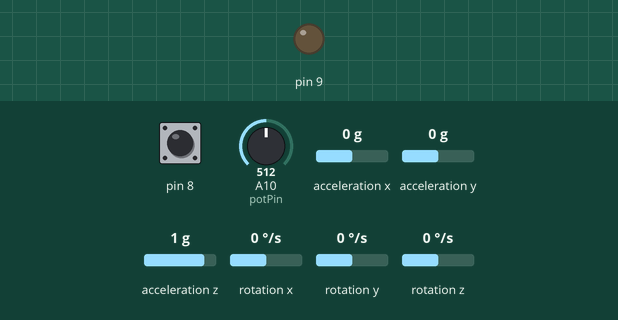
Recording of a sketch running on a simulated Arduino Leonardo, built with avr-gcc and run on an emulated ATmega32U4. Parts: output pins drawn as LEDs (lit = HIGH). The test bench sets the inputs (shaded band); at power-on: acceleration x 0 g, pin 8 HIGH, A10 (potPin) = 512, acceleration y 0 g, acceleration z 1 g, rotation x 0 °/s, rotation y 0 °/s, rotation z 0 °/s. USB keyboard and mouse output is not drawn.

Above: at 1.2 s.
1.3 s: acceleration x set to -1.4 g
At 1.7 s:
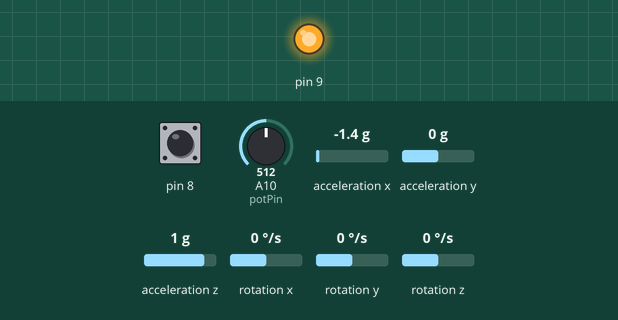
Timing chart, 0 to 4.3 s (numbered marks = the images above; inputs shaded):
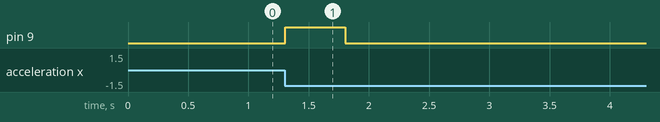

The sketch:

als_actuator.ino
```cpp
#include "elapsedMillis.h"
#include "RunningMedian.h"
#include "Wire.h"
#include "SFE_MMA8452Q.h"
#include "Keyboard.h"

int potPin = A10;
int ledPin = A9;
int enabledPin = A8;
int tolerance = 0;
int val = 0;
bool blocked = false;
bool pressed = false;
MMA8452Q acelerometro(0x1C);
RunningMedian samplesx = RunningMedian(15);
RunningMedian samplesy = RunningMedian(15);
RunningMedian samplesz = RunningMedian(15);
elapsedMillis timeElapsed;

void setup()
{
    pinMode(ledPin, OUTPUT);
    pinMode(enabledPin, INPUT_PULLUP);
    digitalWrite(ledPin, LOW);
    acelerometro.init();
    Keyboard.begin();
}

void loop()
{
    bool enabled = digitalRead(enabledPin);
    if (enabled) {
        val = analogRead(potPin); // read the value from the sensor
        tolerance = val;
        if (acelerometro.available()) {
            acelerometro.read();
            samplesx.add(acelerometro.x);
            samplesy.add(acelerometro.y);
            samplesz.add(acelerometro.z);
            if (!blocked) {
                bool tmpx = (acelerometro.x > (samplesx.getAverage() + tolerance)) || (acelerometro.x < (samplesx.getAverage() - tolerance));
                bool tmpy = (acelerometro.y > (samplesy.getAverage() + tolerance)) || (acelerometro.y < (samplesy.getAverage() - tolerance));
                bool tmpz = (acelerometro.z > (samplesz.getAverage() + tolerance)) || (acelerometro.z < (samplesz.getAverage() - tolerance));
                if (tmpx || tmpy || tmpz) {
                    Keyboard.press(0xCD); //F12

                    digitalWrite(ledPin, HIGH);
                    blocked = true;
                    pressed = true;
                    timeElapsed = 0;
                }
            }
        }
    }
    if (pressed && (timeElapsed > 100) ) {
        Keyboard.release(0xCD); //F12
        pressed = false;
    }
    if (blocked && (timeElapsed > 500) ) {
        digitalWrite(ledPin, LOW);
        blocked = false;
    }
}
```

Measured:
- after the input at 1.3 s, pin 9: LOW → HIGH at once, → LOW 0.50 s later
